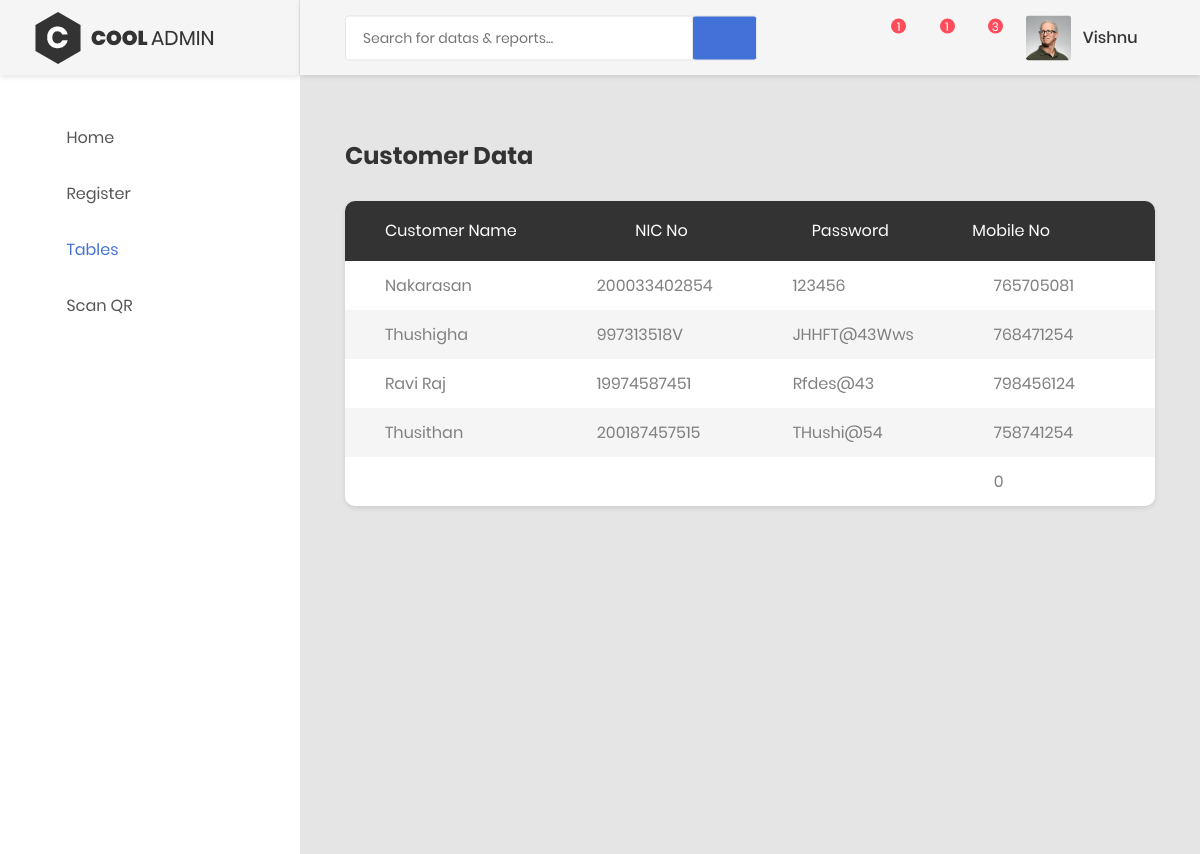
The page /System/pro/front/user/station_table_cus.php on the database its author committed.
### tables this page shows
CREATE TABLE `customer_tbl` (
  `id` int(15) NOT NULL,
  `customer_name` varchar(100) DEFAULT NULL,
  `nic_pass` varchar(30) DEFAULT NULL,
  `email` varchar(100) DEFAULT NULL,
  `password` varchar(50) DEFAULT NULL,
  `mobile_no` int(10) DEFAULT NULL,
  `address` varchar(200) DEFAULT NULL,
  `vehicle_type` varchar(100) DEFAULT NULL,
  `chassis_no` varchar(100) DEFAULT NULL,
  `fuel_type` varchar(100) DEFAULT NULL,
  `vehicle_no` varchar(10) DEFAULT NULL,
  `customer_type` varchar(100) DEFAULT NULL,
  `eli_week` int(5) DEFAULT NULL,
  `bal_week` int(5) DEFAULT NULL,
  `document` varchar(50) DEFAULT NULL
);

### System/pro/front/user/station_table_cus.php (the view, shortened to what this page needs)
<?php
require_once'../user_db/db_connection.php';
?>
<!DOCTYPE html>
<html lang="en">
<head>
    <link href="css/font-face.css" rel="stylesheet" media="all">
    <link href="vendor/font-awesome-4.7/css/font-awesome.min.css" rel="stylesheet" media="all">
    <link href="vendor/font-awesome-5/css/fontawesome-all.min.css" rel="stylesheet" media="all">
    <link href="vendor/mdi-font/css/material-design-iconic-font.min.css" rel="stylesheet" media="all">
    <link href="vendor/bootstrap-4.1/bootstrap.min.css" rel="stylesheet" media="all">
    <link href="vendor/animsition/animsition.min.css" rel="stylesheet" media="all">
    <link href="vendor/bootstrap-progressbar/bootstrap-progressbar-3.3.4.min.css" rel="stylesheet" media="all">
    <link href="vendor/wow/animate.css" rel="stylesheet" media="all">
    <link href="vendor/css-hamburgers/hamburgers.min.css" rel="stylesheet" media="all">
    <link href="vendor/slick/slick.css" rel="stylesheet" media="all">
    <link href="vendor/select2/select2.min.css" rel="stylesheet" media="all">
    <link href="vendor/perfect-scrollbar/perfect-scrollbar.css" rel="stylesheet" media="all">
    <link href="css/theme.css" rel="stylesheet" media="all">
</head>
<body class="animsition">
    <div class="page-wrapper">
        <aside class="menu-sidebar d-none d-lg-block">
            <div class="logo">
                <a href="#">
                    <img src="images/icon/logo.png" alt="Cool Admin" />
                </a>
            </div>
            <div class="menu-sidebar__content js-scrollbar1">
                <nav class="navbar-sidebar">
                    <ul class="list-unstyled navbar__list">
                        <li >
                            <a href="station_dash.php">
                                <i class="fa fa-home"></i>Home</a>
                        </li>
                        <li >
                            <a class="js-arrow" href="#">
                                <i class="far fa-check-square"></i>Register</a>
                        </li>
                        <li  class="active has-sub">
                            <a class="js-arrow" href="#">
                                <i class="fas fa-table"></i>Tables</a>
                        </li>
                        <li>
                            <a href="station_scan.php">
                                <i class="fas fa-desktop"></i>Scan QR</a>
                        </li>
                    </ul>
                </nav>
            </div>
        </aside>
        <div class="page-container">
            <header class="header-desktop">
                <div class="section__content section__content--p30">
                    <div class="container-fluid">
                        <div class="header-wrap">
                            <form class="form-header" action="" method="POST">
                                <input class="au-input au-input--xl" type="text" name="search" placeholder="Search for datas &amp; reports..." />
                                <button class="au-btn--submit" type="submit">
                                    <i class="zmdi zmdi-search"></i>
                                </button>
                            </form>
                            <div class="header-button">
                                <div class="noti-wrap">
                                    <div class="noti__item js-item-menu">
                                        <i class="zmdi zmdi-comment-more"></i>
                                        <span class="quantity">1</span>
                                    </div>
                                    <div class="noti__item js-item-menu">
                                        <i class="zmdi zmdi-email"></i>
                                        <span class="quantity">1</span>
                                    </div>
                                    <div class="noti__item js-item-menu">
                                        <i class="zmdi zmdi-notifications"></i>
                                        <span class="quantity">3</span>
                                    </div>
                                </div>
                                <div class="account-wrap">
                                    <div class="account-item clearfix js-item-menu">
                                        <div class="image">
                                            <img src="images/icon/avatar-01.jpg" alt="John Doe" />
                                        </div>
                                        <div class="content">
                                            <a class="js-acc-btn" href="#">Vishnu</a>
                                        </div>
                                    </div>
                                </div>
                            </div>
                        </div>
                    </div>
                </div>
            </header>
            <div class="main-content">
                <div class="section__content section__content--p30">
                    <div class="container-fluid">
                        <h3 class="title-3 m-b-30"> <b>Customer Data</b></h3>
                                <div class="table-responsive table--no-card m-b-30">
                                    <table class="table table-borderless table-striped table-earning">
                                        <thead>
                                            <tr>
                                                <th>Customer Name</th>
                                                <th class="text-right">NIC No</th>
                                                <th class="text-right">Password</th>
                                                <th class="text-right">Mobile No</th>
                                                <th>Address</th>
                                            </tr>
                                        </thead>
                                        <tbody>
                                            <?php
                                            $sql = "Select * From customer_tbl";
                                            $result = $conn->query($sql);
                                            if ($result -> num_rows>0) {
                                            while ($row = $result->fetch_assoc())
                                            {
                                            echo "<tr>
                                            <td>".$row['customer_name']."</td>
                                            <td>".$row['nic_pass']."</td>
                                            <td>".$row['password']."</td>
                                            <td>".$row['mobile_no']."</td>
                                            <td>".$row['address']."</td>
                                            <td>".$row['vehicle_type']."</td>
                                            <td>".$row['chassis_no']."</td>
                                            <td>".$row['fuel_type']."</td>
                                            <td>".$row['vehicle_no']."</td>
                                            <td>".$row['customer_type']."</td>
                                            <td>".$row['eli_week']."</td>
                                            <td>".$row['bal_week']."</td>
                                            <td>".$row['document']."</td>
                                            <td>".$row['nic_pass'].".png</td>
                                            <td>
                                            <div>
                                                <a href='edit_form.php?id=".$row['id']."'><button type='button'>Edit</button></a>
                                                <a href='delete_customer.php?id=".$row['id']."'><button type='button'>Delete</button>
                                            </div>
                                            </td>
                                            </tr> ";
                                            }
                                            } else {
                                                echo "<tr><td colspan=5><center>No Data Available Right Now </center></td></tr>";
                                            }
                                            ?>
                                        </tbody>
                                    </table>
                    </div>
                </div>
            </div>
        </div>
    </div>
</body>
</html>

### rows shown on the page
customer_tbl: customer_name "Nakarasan", nic_pass "200033402854", password "123456", mobile_no "765705081"
customer_tbl: customer_name "Thushigha", nic_pass "997313518V", password "JHHFT@43Wws", mobile_no "768471254"
customer_tbl: customer_name "Ravi Raj", nic_pass "19974587451", password "Rfdes@43", mobile_no "798456124"
customer_tbl: customer_name "Thusithan", nic_pass "200187457515", password "THushi@54", mobile_no "758741254"
customer_tbl: mobile_no "0"
